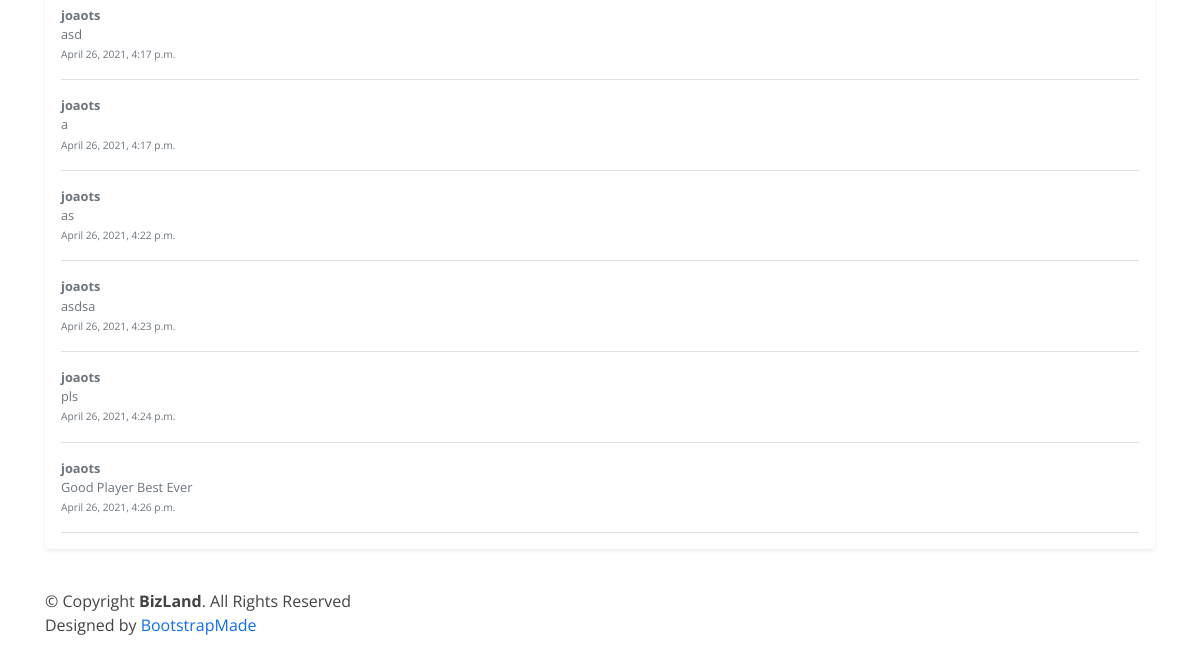
Page /players/1 (lower part) on the earlier database version.
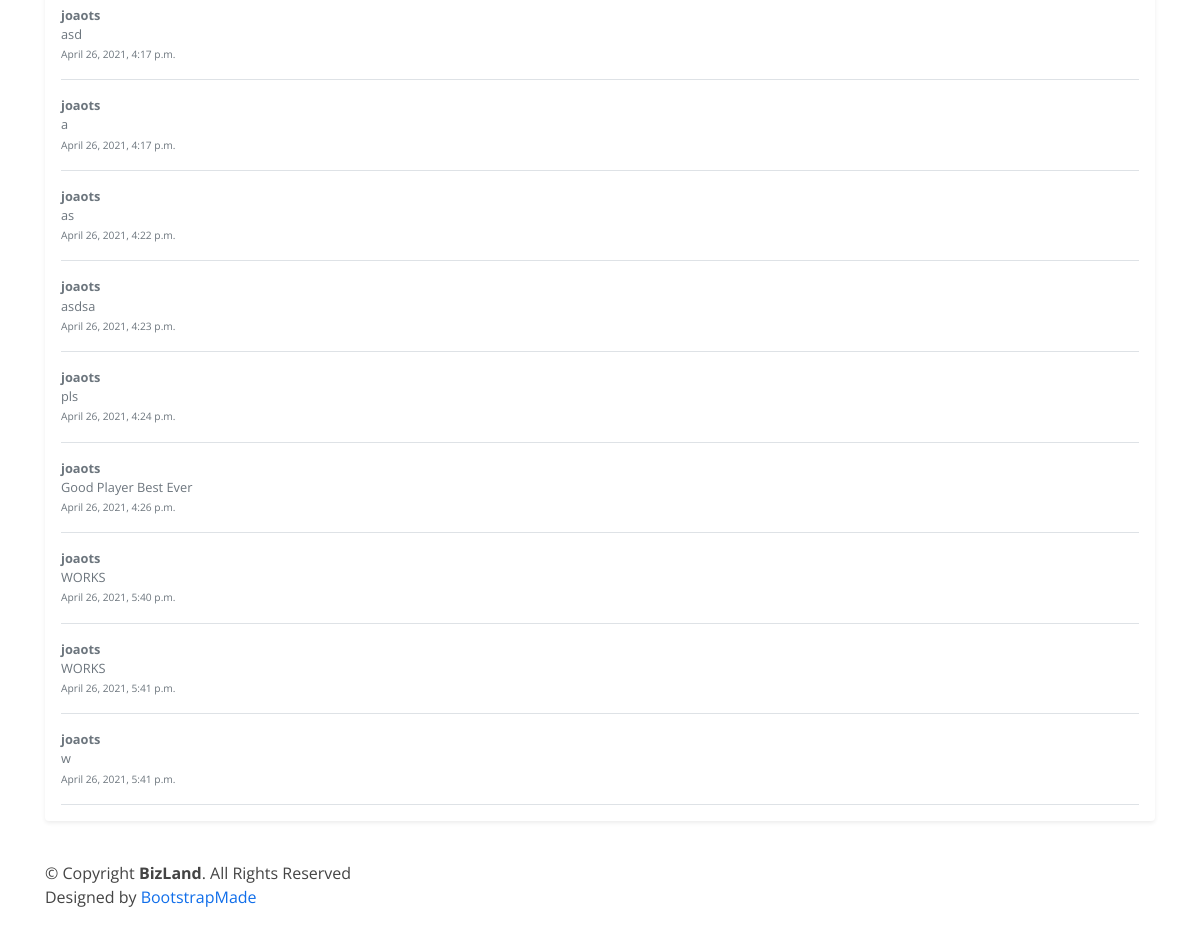
Same page on the later database version.
### app/models.py (models this page shows, shortened)
class CommentPlayer(models.Model):
    player = models.ForeignKey(Player, on_delete=models.CASCADE)
    user = models.ForeignKey(NormalUser, on_delete=models.CASCADE)
    timeofpost = models.DateTimeField(default=datetime.now)
    comment = models.CharField(max_length=120)

class NormalUser(models.Model):
    user = models.OneToOneField(User, on_delete=models.CASCADE)
    job_football_related = models.BooleanField()
    favouriteplayers = models.ManyToManyField(Player, through='FavouritePlayer')
    favouriteteams = models.ManyToManyField(Team, through='FavouriteTeam')
    favouritecompetitions = models.ManyToManyField(Competition, through='FavouriteCompetition')

### app/views.py (the view, shortened to what this page needs)
# urls.py: path('players/<int:id>', views.player_details, name='player_details'),
def player_details(request, id):
    if not request.user.is_authenticated or request.user.username == 'admin':
        favouriteplayer = False
    t_parms = {
        'player': Player.objects.get(id=id),
        'teams': set(Team.objects.filter(playerplaysfor__player_id=id).distinct()),  # TODO: Encontrar melhor solução
        'season': PlayerPlaysFor.objects.filter(player_id=id),
        'comments': CommentPlayer.objects.filter(player_id=id),
        'age': int((datetime.date.today() - Player.objects.get(id=id).birthday).days / 365),
        'favouriteplayer': favouriteplayer,
        'formComment': MakeCommentForm(),
    }
    return render(request, 'player_details.html', t_parms)

### templates/player_details.html (shortened to what this page needs)
{% extends 'layout.html' %}
{% load static %}
{% block content %}
          <div class="my-3 p-3 bg-body rounded shadow-sm">
              {% for comment in comments %}
            <div class=" border-bottom d-flex text-muted pt-3">
              <p class="pb-3 mb-0 small lh-sm ">
                <strong class="d-block text-gray-dark">{{ comment.user.user }}</strong>
                {{ comment.comment }}
                  <br>
                  <small>{{ comment.timeofpost }}</small>
              </p>
            </div>
              {% endfor %}
            </div>
          </div>
{% endblock %}

Differences in the rows shown:
added CommentPlayer: user.user "joaots", comment "WORKS", timeofpost "April 26, 2021, 5:40 p.m."
added CommentPlayer: user.user "joaots", comment "WORKS", timeofpost "April 26, 2021, 5:41 p.m."
added CommentPlayer: user.user "joaots", comment "w", timeofpost "April 26, 2021, 5:41 p.m."
